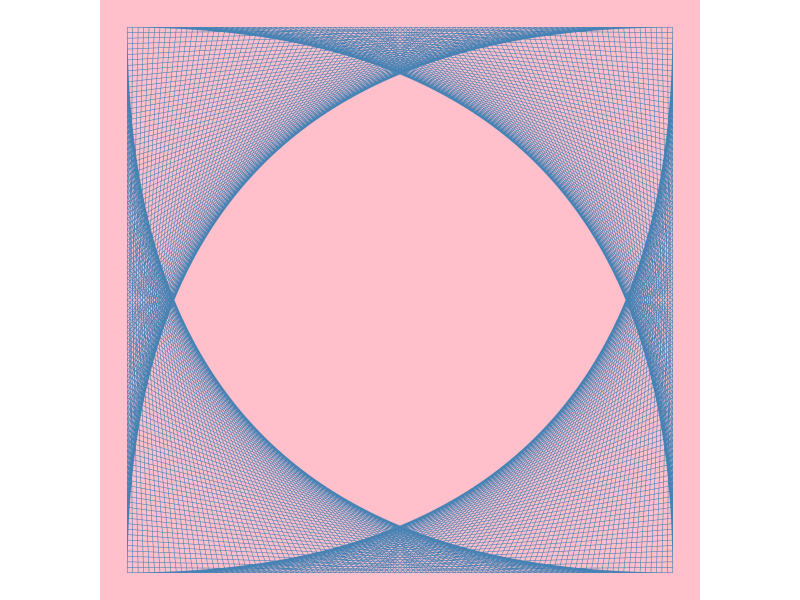
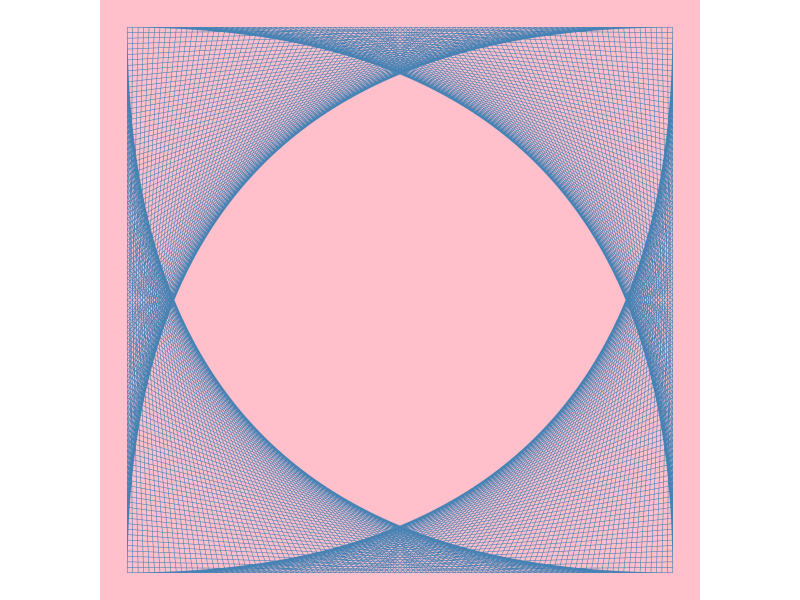

Source code (R) for these figures, in order: (Note: this script raises an error after producing the figures.)

# Source of inspiration: https://infrahumano.github.io/exterior/2020/04/18/mediod%C3%ADa.html
#                        https://youtu.be/C2vbYpa-AWk

library(sf)
library(ggplot2)
library(purrr)

if (!dir.exists("visualization/spiral-pictures/")) dir.create("visualization/spiral-pictures/")


# First attempt -----------------------------------------------------------

square <- rbind(c(0, 0), c(0, 1), c(1, 1), c(1, 0), c(0, 0))

shift <- function(x, ..., d = 0.1) x + rbind(c(0, d), c(d, 0), c(0, -d), c(-d, 0), c(0, d))

accumulate(1:100, shift, .init = square, d = 0.01) %>% 
  st_polygon() %>%
  ggplot() + 
  geom_sf(fill = NA, size = 1/6, color = "steelblue") + 
  theme_void() + 
  theme(plot.background = element_rect(fill = "pink", color = NA))

ggsave("visualization/spiral-pictures/pic-1.png", device = "png", dpi = "print", bg = "pink")



# Second attempt ----------------------------------------------------------

rotate <- function(a) matrix(c(cos(a), sin(a), -sin(a), cos(a)), 2, 2)

spiral <- function(sf_obj, ..., d = 0.1) {
  
  ## The idea is to rotate, shrink, and then raise the original square
  stopifnot(class(sf_obj) == c("XY", "POLYGON", "sfg"))
  ## This function will only work with sf objects
  angle <- pi/2 - acos(d / (1-d))  ## this angle will only work with 1 x 1 squares
  
  rotated_obj <- sf_obj * rotate(angle)  
  shrunk_obj <- rotated_obj * sqrt(2*d^2 - 2*d + 1)
  shrunk_obj + c(0, d)
  
}

sf_square <- st_polygon(list(square))

output <- accumulate(1:200, spiral, .init = sf_square, d = 1/30) %>% 
  st_polygon() 

output %>% 
  ggplot() + 
  geom_sf(fill = NA, size = 0.2, color = "steelblue") + 
  theme_void() + 
  theme(plot.background = element_rect(fill = "pink", color = NA))

ggsave("visualization/spiral-pictures/pic-2.png", device = "png", dpi = "print", bg = "pink")

output %>% 
  ggplot() + 
  geom_sf(fill = "steelblue", size = 0.2, color = NA) + 
  theme_void() + 
  theme(plot.background = element_rect(fill = "pink", color = NA))

ggsave("visualization/spiral-pictures/pic-3.png", device = "png", dpi = "print", bg = "pink")
